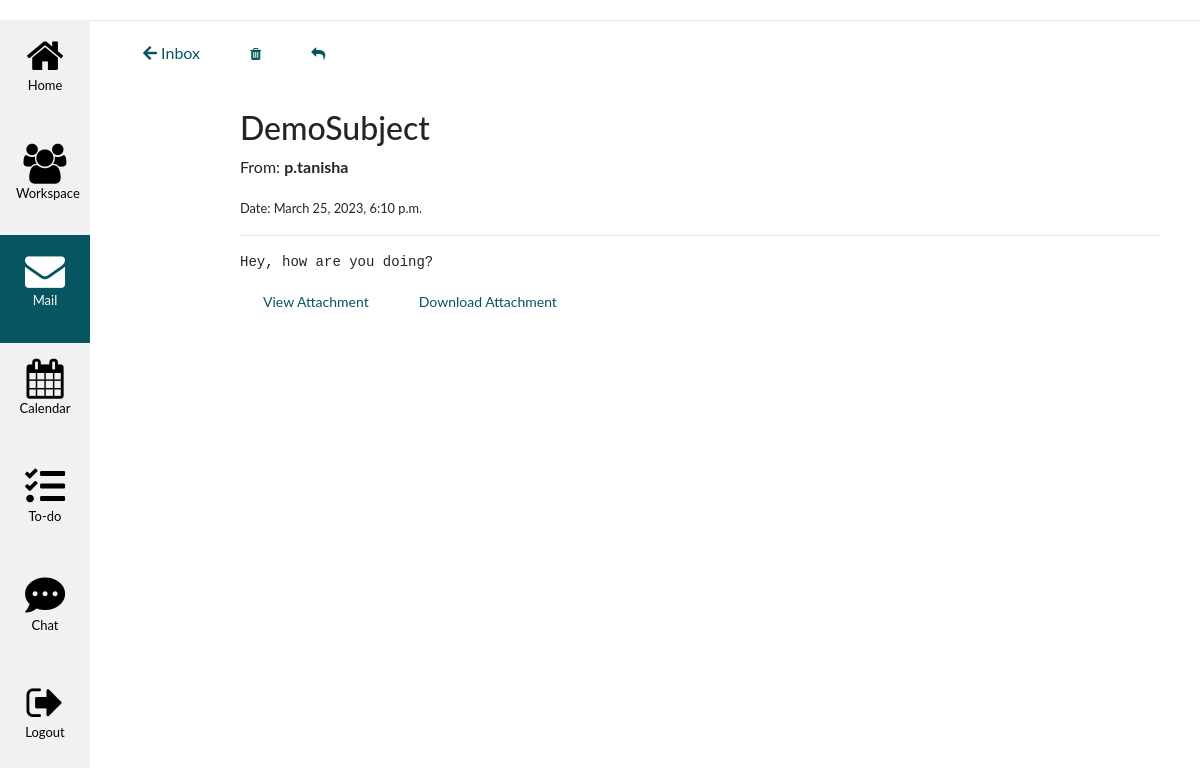
/email/email/24/ (signed in), run on the app's committed database.
### emailapp/models.py (models this page shows)
class Email(models.Model):
    sender = models.ForeignKey(User, on_delete=models.CASCADE, related_name='sent_emails')
    recipient = models.ManyToManyField(User, related_name='received_emails')
    subject = models.CharField(max_length=200)
    body = models.TextField()
    timestamp = models.DateTimeField(auto_now_add=True)
    file = models.FileField(null=True, blank=True, upload_to='attachments/')
    read = models.BooleanField(default=False)

### emailapp/views.py (the view)
# urls.py: path('email/<int:email_id>/', email_detail, name='email_detail'),
@login_required
def email_detail(request, email_id):
    email = get_object_or_404(Email, id=email_id, recipient=request.user)
    email.read = True
    email.save()
    return render(request, 'emailapp/email_detail.html', {'email': email})

### templates/emailapp/email_detail.html (shortened to what this page needs)
{% extends 'emailapp/base.html' %}
{% block content %}
<div class="content">
    <a class="icon-btn btn-info" href="{% url 'inbox' %}"><i class="fas fa-arrow-left"></i>  Inbox</a>
	<a class="icon-btn btn-sm btn-danger" href="{% url 'delete_email' email.id %}"><i class="fa fa-trash"></i></a>
    <a class="icon-btn btn-sm btn-info" href="{% url 'reply_email' email.id %}"><i class="fa fa-reply"></i></a>
    <br><br>
    <div class="content">
        <h2>{{ email.subject }}</h2>
        <p>From: <strong>{{ email.sender }}</strong></p>
        <p><small>Date: {{ email.timestamp }}</small></p>
        <hr>
        <pre>{{ email.body }}</pre>
        {% if email.file %}
            <a class="icon-btn btn-sm btn-info" href="{{ email.file.url }}"> View Attachment</a>
            <a class="icon-btn btn-sm btn-info" href="{{ email.file.url }}" download="{{ email.file.url }}"> Download Attachment</a>
        {% endif %}
    </div>
</div>
{% endblock %}

### static/workspace/css/styles.css (style rules this page uses)
a { color: #065561; }

### static/base.css (style rules this page uses)
body { font-family: "ptsans", "Lato", "Helvetica Neue", Helvetica, Arial, sans-serif; }
.icon-btn { border-radius: 3px; padding: 10px 20px; color: #065561; background-color: transparent; box-shadow: 0 0 0 0; margin: 3px; cursor: pointer; }
.content { margin: 20px; }
div.content { margin-left: 120px; height: 100%; }

### data on the page
Email: subject "DemoSubject", sender "p.tanisha", timestamp "March 25, 2023, 6:10 p.m.", body "Hey, how are you doing?"
